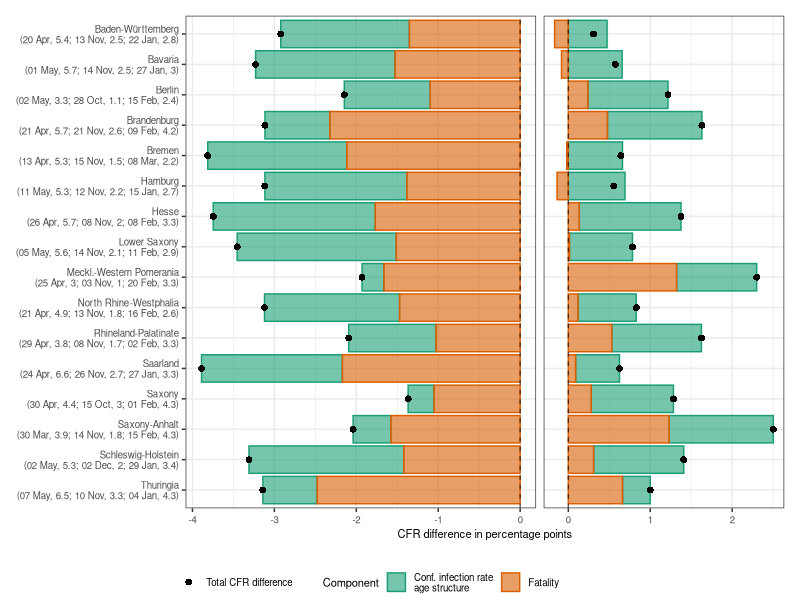
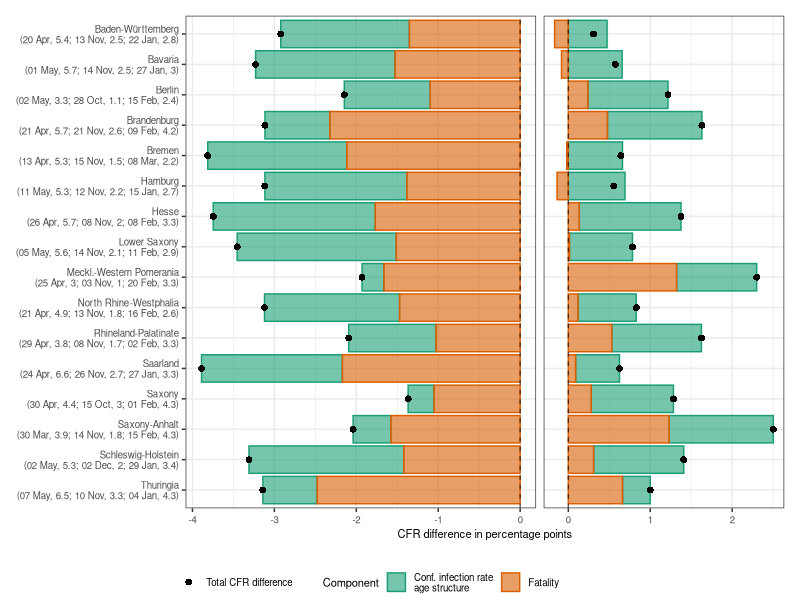
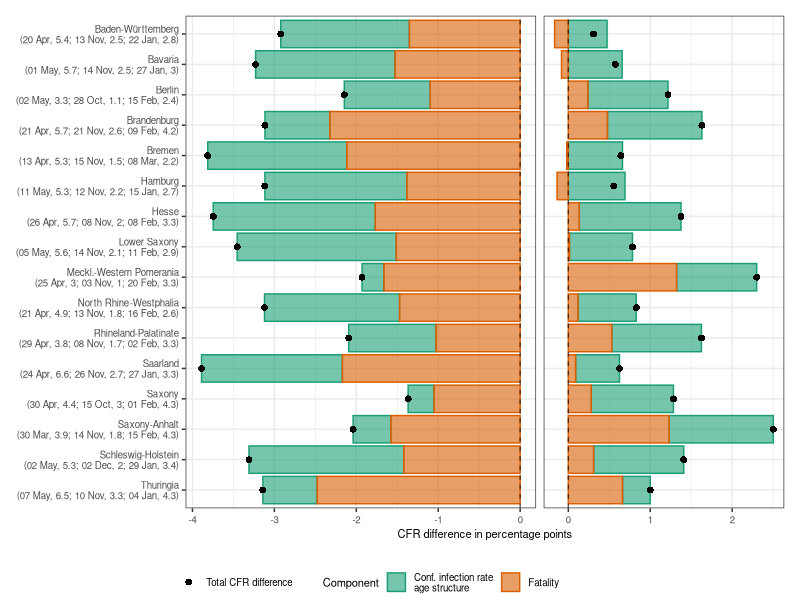

Reproduce these figures in R, in order.
library(tidyverse); library(ggpubr)

# Plot of decompositions ################################################

dec_ot1 <- read_csv("Output/decomp_overtime1.csv")
dec_ot2 <- read_csv("Output/decomp_overtime2.csv")

# adjusting names for CFRs and 
d1 <- 
  dec_ot1 %>% 
  mutate(Diff=Diff*100, 
         AgeComp=AgeComp*100, 
         RateComp=RateComp*100,
         CFR1=CFR1*100, 
         CFR2=CFR2*100,
         Per = 1) 

d2 <- 
  dec_ot2 %>% 
  mutate(Diff=Diff*100, 
         AgeComp=AgeComp*100, 
         RateComp=RateComp*100,
         CFR1=CFR1*100, 
         CFR2=CFR2*100,
         Per = 2)

# labels including region, dates, and CFRs
regs_labs <- 
  d1 %>% 
  select(Region, cfr1 = CFR2, cfr2 = CFR1, Date, Date2) %>% 
  left_join(d2 %>% 
              select(Region, cfr2 = CFR2, cfr3 = CFR1, Date2 = Date, Date3)) %>% 
  mutate(reg_lab = paste0(Region, "\n(", 
                          format(Date, "%d %b"), ", ", round(cfr1, 1), "; ",
                          format(Date2, "%d %b"), ", ", round(cfr2, 1), "; ", 
                          format(Date3, "%d %b"), ", ", round(cfr3, 1),")")) %>% 
  select(Region, reg_lab)

# both decompositions in one object
d <- 
  d1 %>% 
    select(Region, Diff, AgeComp, RateComp, Per) %>% 
    gather(AgeComp, RateComp, key = "Component", value = Value) %>% 
  bind_rows(d2 %>% 
              select(Region, Diff, AgeComp, RateComp, Per) %>% 
              gather(AgeComp, RateComp, key = "Component", value = Value)) %>% 
  left_join(regs_labs) %>% 
  mutate(t = "Total CFR difference")



cols <- c("#1b9e77", "#d95f02")
tx <- 8

d %>% 
  ggplot()+
  facet_grid(~ Per, scales = "free_x", space = "free_x")+
  geom_bar(aes(Value, forcats::fct_rev(reorder(reg_lab, reg_lab)), fill = Component, col = Component), 
           stat = "identity", alpha = 0.6)+
  geom_point(aes(Diff, reg_lab, shape = t), col = "black", size = 2)+
  geom_vline(xintercept = 0, col = "black", size = 0.4, alpha = 0.7, linetype = "dashed")+
  scale_color_manual(values = cols, labels = c("Conf. infection rate\nage structure", "Fatality"))+
  scale_fill_manual(values = cols, labels = c("Conf. infection rate\nage structure", "Fatality"))+
  guides(shape = guide_legend(nrow = 1, title = "", title.position = "left", order = 1),
         fill = guide_legend(nrow = 1, title.position = "left"),
         color = guide_legend(nrow = 1, title.position = "left"))+
  labs(x = "CFR difference in percentage points")+
  theme_bw()+
  theme(
    plot.margin = margin(.4, 0.4, 1.5, .4, "cm"),
    legend.position = c(0.3, -.15),
    legend.box = "horizontal",
    legend.title = element_text(size = tx),
    legend.text = element_text(size = tx - 1),
    legend.key.size = unit(1,"line"),
    axis.text.x = element_text(size = tx - 1),
    axis.text.y = element_text(size = tx - 1),
    axis.title.x = element_text(size = tx),
    axis.title.y = element_blank(),
    strip.text = element_blank()
  )

ggsave("Figures/05_Plot_Dec_BothOverTime.png", width = 4.9, height = 4.9, dpi = 600)
ggsave("Figures/05_Plot_Dec_BothOverTime.pdf", width = 4.9, height = 4.9)

